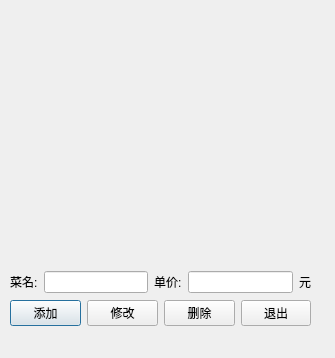
<?xml version="1.0" encoding="UTF-8"?>
<ui version="4.0">
 <class>VarietyMenuDialog</class>
 <widget class="QDialog" name="VarietyMenuDialog">
  <property name="geometry">
   <rect>
    <x>0</x>
    <y>0</y>
    <width>335</width>
    <height>358</height>
   </rect>
  </property>
  <property name="windowTitle">
   <string>Dialog</string>
  </property>
  <widget class="QWidget" name="">
   <property name="geometry">
    <rect>
     <x>10</x>
     <y>270</y>
     <width>301</width>
     <height>56</height>
    </rect>
   </property>
   <layout class="QVBoxLayout" name="verticalLayout">
    <item>
     <layout class="QHBoxLayout" name="horizontalLayout">
      <item>
       <widget class="QLabel" name="label">
        <property name="text">
         <string>菜名:</string>
        </property>
       </widget>
      </item>
      <item>
       <widget class="QLineEdit" name="lineEdit"/>
      </item>
      <item>
       <widget class="QLabel" name="label_2">
        <property name="text">
         <string>单价:</string>
        </property>
       </widget>
      </item>
      <item>
       <widget class="QLineEdit" name="lineEdit_2"/>
      </item>
      <item>
       <widget class="QLabel" name="label_3">
        <property name="text">
         <string>元</string>
        </property>
       </widget>
      </item>
     </layout>
    </item>
    <item>
     <layout class="QHBoxLayout" name="horizontalLayout_2">
      <item>
       <widget class="QPushButton" name="pushButton">
        <property name="text">
         <string>添加</string>
        </property>
       </widget>
      </item>
      <item>
       <widget class="QPushButton" name="pushButton_2">
        <property name="text">
         <string>修改</string>
        </property>
       </widget>
      </item>
      <item>
       <widget class="QPushButton" name="pushButton_3">
        <property name="text">
         <string>删除</string>
        </property>
       </widget>
      </item>
      <item>
       <widget class="QPushButton" name="pushButton_4">
        <property name="text">
         <string>退出</string>
        </property>
       </widget>
      </item>
     </layout>
    </item>
   </layout>
  </widget>
 </widget>
 <resources/>
 <connections/>
</ui>
